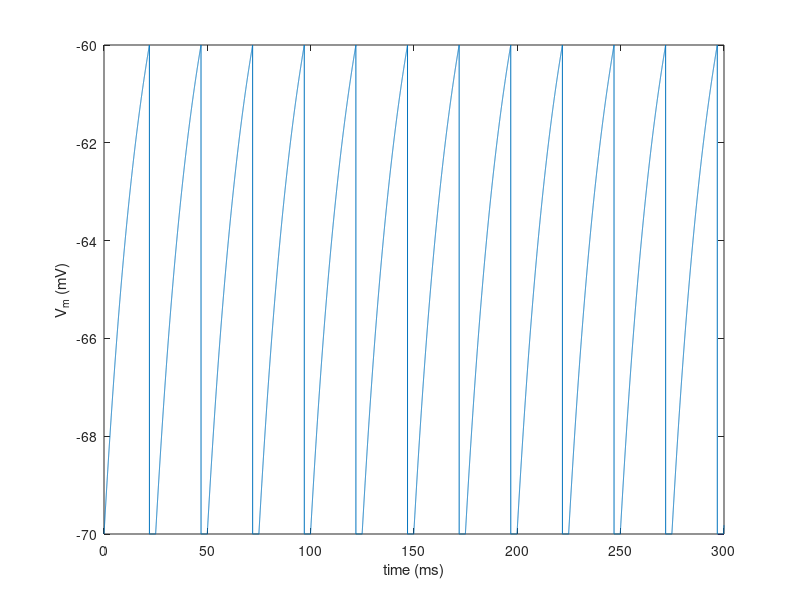

Write the MATLAB code that produced this figure.


C = 0.2;          % capacitance in nF
R = 100;          % resitance in megaohm
dt = 0.01;        % integration time step in milliseconds
dur = 0.3;        % simulation duration in sec
Vthresh = -60;    % threshold in mV
EL = -70;         % leakage reversal potential in mV
Vreset = -70;     % reset voltage in mV
V0 = -70;         % initial condition in mV

tref = 3;         % refractory period in msec
Ij = 0.15;          % injected current in nA 


dur = dur*1000;      % simulation duration in msec
niter = floor(dur/dt)+1;    % number of iterations
V = EL;                     % initial condition
spikes = zeros(1,niter);    % vector for storing binary spike train
Vm = zeros(1,niter);        % vector for storing Vm
Vm(1) = V0;          % assign initial condition to first element of Vm
t_vector = 0:dt:(length(Vm)-1)*dt;  % vector of time values
tcounter = tref;            % counter for how long we have been refracted, 
                                % it is not refracted when we start
taum = R*C;                 % time constant in msec

    for idx =  2 : niter    % loop for number of iterations
        % check if we are refracted
        if tcounter < tref
            V = Vreset; 
            tcounter = tcounter + dt;   % update refractory counter
        else     % we integrate as before
            dVdt =(1/taum) .* ((EL - V) + R * Ij);
            V = V + dt .* dVdt;
        end 
        % check if spiking
        if V > Vthresh
            spikes(idx) = 1;
            V = Vreset;
            tcounter = 0;   % reset refractory counter
        end
        Vm(idx) = V;
    end

plot(t_vector,Vm);
xlabel('time (ms)');
ylabel('V_m (mV)');